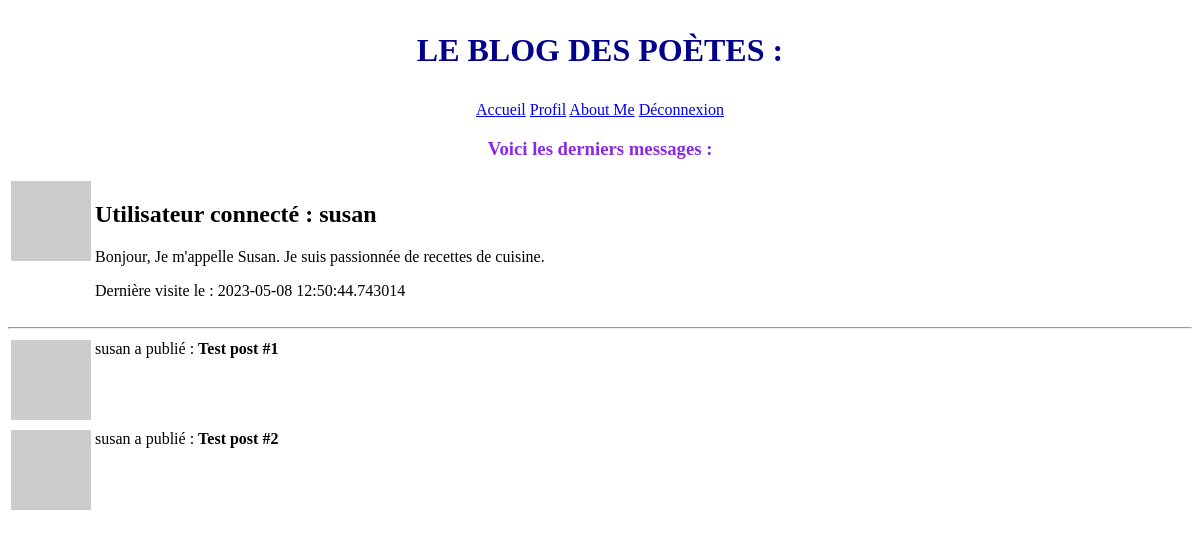
The page /user/susan (signed in) on the database as committed earlier.
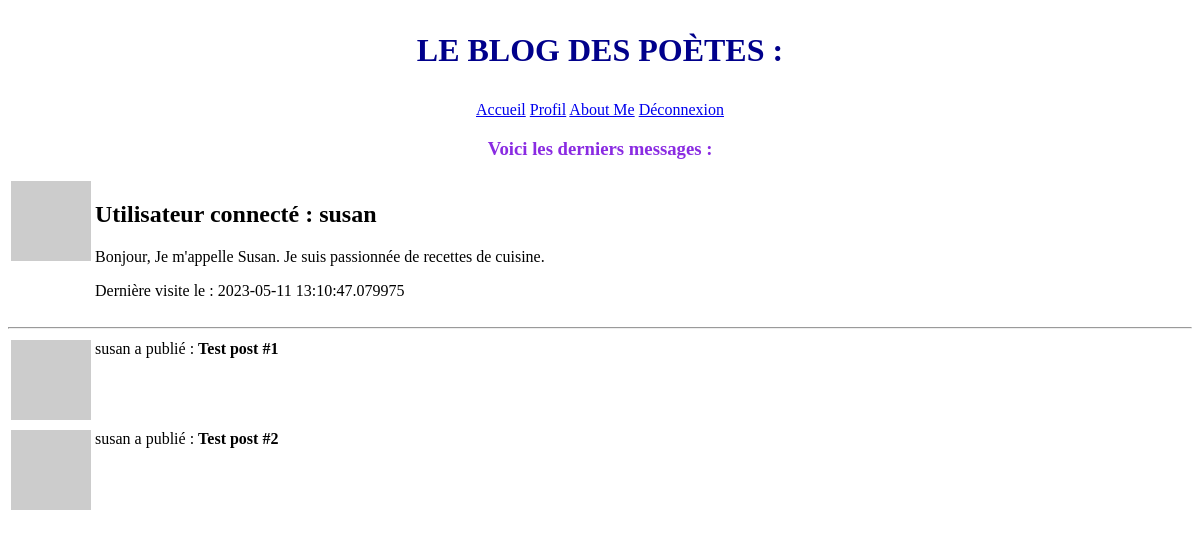
The same page on the database as committed later.
### app/models.py (models this page shows, shortened)
class User(UserMixin, db.Model):
    id = db.Column(db.Integer, primary_key=True)
    username = db.Column(db.String(64), index=True, unique=True)
    email = db.Column(db.String(128), index=True, unique=True)
    password_hash = db.Column(db.String(128))
    posts = db.relationship('Post', backref='author', lazy='dynamic')
    about_me = db.Column(db.String(140))
    last_seen = db.Column(db.DateTime, default=datetime.utcnow)
    def avatar(self, size):
        digest = md5(self.email.lower().encode('utf-8')).hexdigest()
        return 'https://www.gravatar.com/avatar/{}?d=identicon&s={}'.format(digest, size)

### app/routes.py (the view)
@app.route('/user/<username>', methods=['GET', 'POST'])
@login_required
def user(username):
    user = User.query.filter_by(username=username).first_or_404()
    posts = [
        {'author': user, 'body': 'Test post #1'},
        {'author': user, 'body': 'Test post #2'}
    ]
    return render_template('user.html', user=user, posts=posts)

### app/models.py (called while the page is built)
@login.user_loader
def load_user(id):
    return User.query.get(int(id))

### app/routes.py (called while the page is built)
@app.before_request
def before_request():
    if current_user.is_authenticated:
        current_user.last_seen = datetime.utcnow()
        db.session.commit()

### app/templates/user.html (shortened to what this page needs)
{% extends "base.html" %}
{% block content %}
    <table>
        <tr valign="top">
            <td>
                <img src="{{ user.avatar(128) }}" alt=""></td>
            <td>
                <h1>Utilisateur connecté : {{ user.username }}</h1>
                {% if user.about_me %}
                    <p>{{ user.about_me }}</p>
                {% endif %}
                {% if user.last_seen %}
                    <p>Dernière visite le : {{ user.last_seen }}</p>
                {% endif %}
            </td>
        </tr>
    </table>
    <hr>
    {% for post in posts %}
        {% include "_post.html" %}
    {% endfor %}
{% endblock %}

### app/templates/_post.html
<table>
    <tr valign="top">
        <td><img src="{{ post.author.avatar(36) }}" alt=""></td>
        <td>{{ post.author.username }} a publié : <b>{{ post.body }}</b></td>
    </tr>
</table>

Rows that differ between the two databases and show on the page:
changed User "susan": last_seen "2023-05-08 12:50:44.743014" → "2023-05-11 13:10:47.079975"
